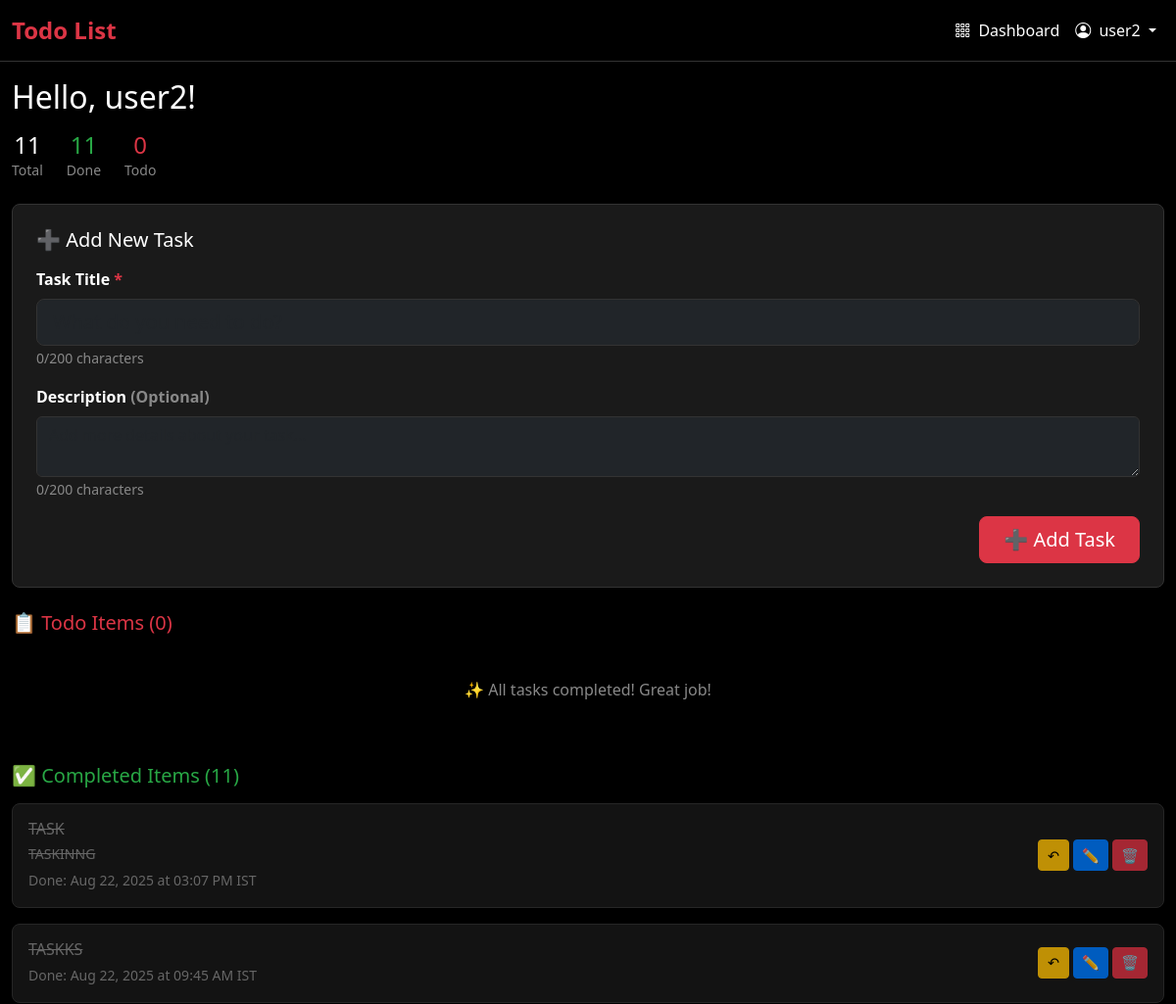
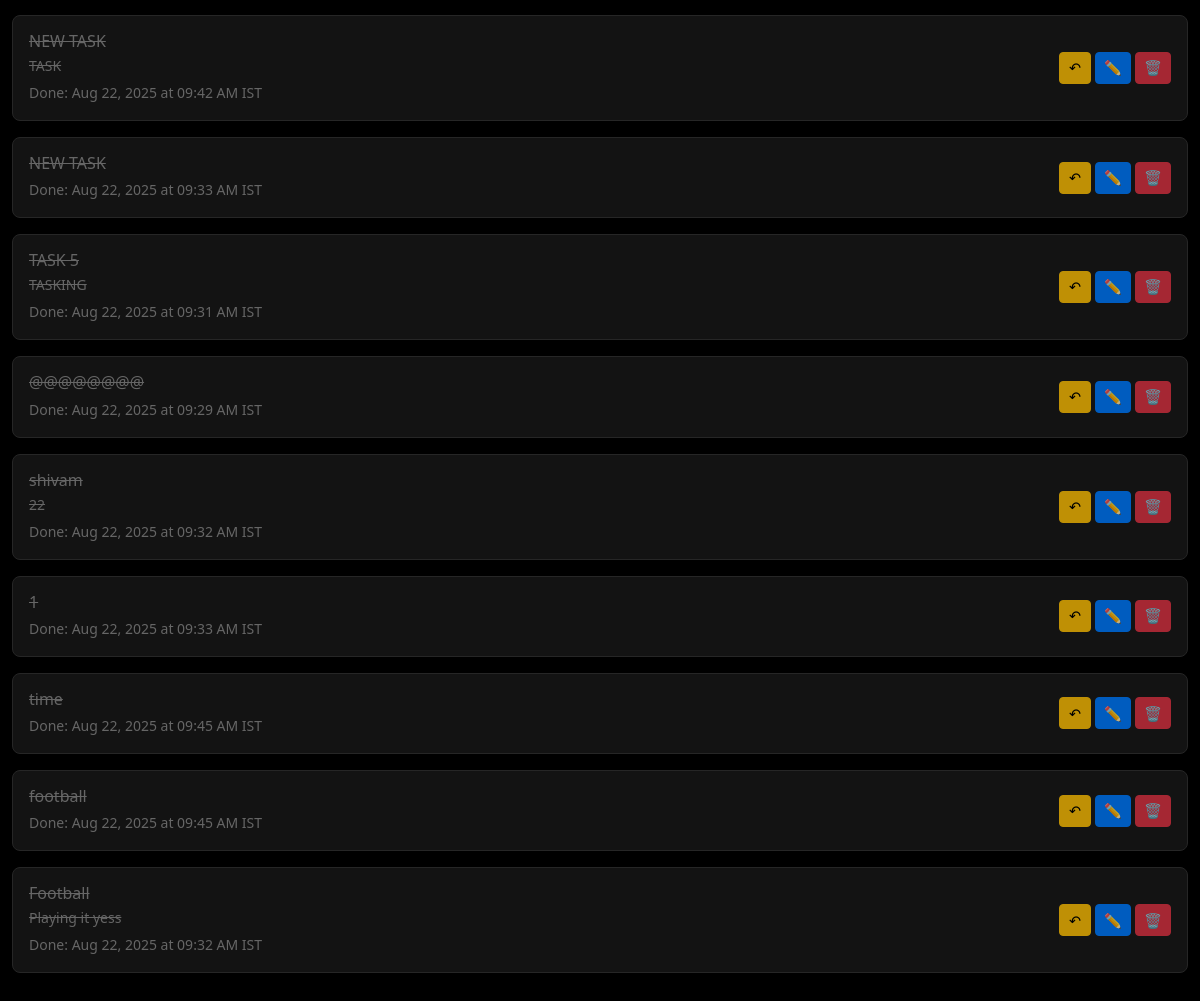
Page /dashboard (signed in) on the committed database (2 pictures, top to bottom).
### app.py (models this page shows, shortened)
class User(db.Model):
    id = db.Column(db.Integer, primary_key=True)
    username = db.Column(db.String(80), unique=True, nullable=False)
    password_hash = db.Column(db.String(128), nullable=False)
    created_at = db.Column(db.DateTime, default=datetime.utcnow)
    tasks = db.relationship('Task', backref='user', lazy=True, cascade='all, delete-orphan')

class Task(db.Model):
    id = db.Column(db.Integer, primary_key=True)
    title = db.Column(db.String(200), nullable=False)
    description = db.Column(db.Text)
    completed = db.Column(db.Boolean, default=False, nullable=False)
    created_at = db.Column(db.DateTime, default=datetime.utcnow)
    updated_at = db.Column(db.DateTime, default=datetime.utcnow, onupdate=datetime.utcnow)
    user_id = db.Column(db.Integer, db.ForeignKey('user.id'), nullable=False)

### app.py (the view)
@app.route('/dashboard')
@login_required
def dashboard():
    user = User.query.get(session['user_id'])
    if not user:
        session.clear()
        flash('User not found. Please log in again.', 'error')
        return redirect(url_for('login'))
    search_query = request.args.get('search', '').strip()
    tasks_query = Task.query.filter_by(user_id=user.id)
    if search_query:
        tasks_query = tasks_query.filter(Task.title.contains(search_query))
    tasks = tasks_query.order_by(Task.created_at.desc()).all()
    total_tasks = len(tasks) if search_query else Task.query.filter_by(user_id=user.id).count()
    completed_tasks = len([t for t in tasks if t.completed])
    incomplete_tasks = total_tasks - completed_tasks
    return render_template('dashboard.html',
                         user=user,
                         tasks=tasks,
                         total_tasks=total_tasks,
                         completed_tasks=completed_tasks,
                         incomplete_tasks=incomplete_tasks,
                         search_query=search_query,
                         convert_utc_to_ist=convert_utc_to_ist)

### app.py (called while the page is built)
def convert_utc_to_ist(utc_datetime):
    if utc_datetime is None:
        return None
    if utc_datetime.tzinfo is None:
        utc_datetime = utc_datetime.replace(tzinfo=timezone.utc)
    ist_datetime = utc_datetime.astimezone(IST)
    return ist_datetime

@app.template_filter('ist')
def ist_filter(utc_datetime):
    return convert_utc_to_ist(utc_datetime)

def login_required(f):
    from functools import wraps
    @wraps(f)
    def decorated_function(*args, **kwargs):
        if 'user_id' not in session:
            flash('Please log in to access this page.', 'error')
            return redirect(url_for('login'))
        return f(*args, **kwargs)
    return decorated_function

### templates/dashboard.html (shortened to what this page needs)
{% extends "base.html" %}
{% block content %}
<div class="row mb-4">
    <div class="col-12">
        <h2 class="text-white mb-3">Hello, {{ user.username }}!</h2>
        <div class="d-flex gap-4 text-center">
            <div>
                <span class="text-white h4">{{ total_tasks }}</span>
                <small class="d-block text-muted">Total</small>
            </div>
            <div>
                <span class="text-success h4">{{ completed_tasks }}</span>
                <small class="d-block text-muted">Done</small>
            </div>
            <div>
                <span style="color: var(--accent-color);" class="h4">{{ incomplete_tasks }}</span>
                <small class="d-block text-muted">Todo</small>
            </div>
        </div>
    </div>
</div>
<div class="row mb-4">
    <div class="col-12">
        <div class="simple-task-item p-4">
            <h5 class="text-white mb-3">➕ Add New Task</h5>
            <form method="POST" action="{{ url_for('add_task') }}" id="addTaskForm">
                <div class="mb-3">
                    <label for="title" class="form-label text-white fw-semibold">
                        Task Title <span class="text-danger">*</span>
                    </label>
                    <input type="text"
                           class="form-control form-control-lg bg-dark border-secondary text-white"
                           id="title"
                           name="title"
                           required
                           maxlength="200"
                           placeholder="What do you need to do?"
                           autocomplete="off">
                    <small class="text-muted">
                        <span id="titleCounter">0</span>/200 characters
                    </small>
                </div>
                <div class="mb-3">
                    <label for="description" class="form-label text-white fw-semibold">
                        Description <span class="text-muted">(Optional)</span>
                    </label>
                    <textarea class="form-control bg-dark border-secondary text-white"
                              id="description"
                              name="description"
                              rows="2"
                              maxlength="200"
                              placeholder="Add more details about your task..."></textarea>
                    <small class="text-muted">
                        <span id="descriptionCounter">0</span>/200 characters
                    </small>
                </div>
                <div class="text-end">
                    <button type="submit" class="btn btn-lg px-4" style="background-color: var(--accent-color); border-color: var(--accent-color); color: white;">
                        ➕ Add Task
                    </button>
                </div>
            </form>
        </div>
    </div>
</div>
<div class="row">
    <div class="col-12">
        <div class="mb-4">
            <h5 style="color: var(--accent-color); margin-bottom: 20px;">📋 Todo Items ({{ incomplete_tasks }})</h5>
            {% set incomplete_tasks_list = tasks|selectattr("completed", "equalto", false)|list %}
            {% if incomplete_tasks_list %}
                {% for task in incomplete_tasks_list %}
                    <div class="simple-task-item mb-3 p-3" data-task-id="{{ task.id }}">
                        <div class="d-flex justify-content-between align-items-center">
                            <div class="flex-grow-1">
                                <h6 class="mb-1 text-white">{{ task.title }}</h6>
                                {% if task.description %}
                                    <p class="mb-1 text-muted small">{{ task.description }}</p>
                                {% endif %}
                                <small class="text-muted">{{ (task.created_at | ist).strftime('%b %d, %Y at %I:%M %p IST') }}</small>
                            </div>
                            <div class="d-flex gap-1">
                                <form method="POST" action="{{ url_for('toggle_task', task_id=task.id) }}" style="display: inline;">
                                    <input type="hidden" name="csrf_token" value="{{ csrf_token() }}"/>
                                    <button type="submit" class="btn btn-success btn-sm" title="Mark Complete">
                                        ✓
                                    </button>
                                </form>
                                <a href="{{ url_for('edit_task', task_id=task.id) }}"
                                   class="btn btn-primary btn-sm"
                                   title="Edit">
                                   ✏️
                                </a>
                                <button type="button"
                                        class="btn btn-danger btn-sm delete-task-btn"
                                        data-task-id="{{ task.id }}"
                                        data-task-title="{{ task.title }}"
                                        title="Delete">
                                    🗑️
                                </button>
                            </div>
                        </div>
                    </div>
                {% endfor %}
            {% else %}
                <div class="text-center py-4">
                    <p class="text-muted">✨ All tasks completed! Great job!</p>
                </div>
            {% endif %}
        </div>
        {% set completed_tasks_list = tasks|selectattr("completed", "equalto", true)|list %}
        {% if completed_tasks_list %}
        <div class="mb-4">
            <h5 class="text-success mb-3">✅ Completed Items ({{ completed_tasks }})</h5>
            {% for task in completed_tasks_list %}
                <div class="simple-task-item mb-3 p-3 opacity-75" data-task-id="{{ task.id }}">
                    <div class="d-flex justify-content-between align-items-center">
                        <div class="flex-grow-1">
                            <h6 class="mb-1 text-muted text-decoration-line-through">{{ task.title }}</h6>
                            {% if task.description %}
                                <p class="mb-1 text-muted small text-decoration-line-through">{{ task.description }}</p>
                            {% endif %}
                            <small class="text-muted">Done: {{ (task.updated_at | ist).strftime('%b %d, %Y at %I:%M %p IST') }}</small>
                        </div>
                        <div class="d-flex gap-1">
                            <form method="POST" action="{{ url_for('toggle_task', task_id=task.id) }}" style="display: inline;">
                                <button type="submit" class="btn btn-warning btn-sm" title="Mark Incomplete">
                                    ↶
                                </button>
                            </form>
                            <a href="{{ url_for('edit_task', task_id=task.id) }}"
                               class="btn btn-primary btn-sm"
                               title="Edit">
                               ✏️
                            </a>
                            <button type="button"
                                    class="btn btn-danger btn-sm delete-task-btn"
                                    data-task-id="{{ task.id }}"
                                    data-task-title="{{ task.title }}"
                                    title="Delete">
                                🗑️
                            </button>
                        </div>
                    </div>
                </div>
            {% endfor %}
        </div>
        {% endif %}
    </div>
</div>
{% endblock %}

### templates/base.html (shortened to what this page needs)
<!DOCTYPE html>
<html lang="en">
<head>
    <link href="https://cdn.jsdelivr.net/npm/bootstrap@5.3.0/dist/css/bootstrap.min.css" rel="stylesheet">
    <link rel="stylesheet" href="https://cdn.jsdelivr.net/npm/bootstrap-icons@1.10.0/font/bootstrap-icons.css">
</head>
<body>
    <nav class="navbar navbar-expand-lg navbar-dark navbar-custom fixed-top">
        <div class="container">
            <a class="navbar-brand" href="{{ url_for('index') }}">
                Todo List
            </a>
            <div class="collapse navbar-collapse" id="navbarNav">
                <ul class="navbar-nav ms-auto">
                    {% if session.user_id %}
                        <li class="nav-item">
                            <a class="nav-link" href="{{ url_for('dashboard') }}">
                                <i class="bi bi-grid-3x3-gap me-1"></i>
                                Dashboard
                            </a>
                        </li>
                        <li class="nav-item dropdown">
                            <a class="nav-link dropdown-toggle" href="#" id="navbarDropdown" role="button" data-bs-toggle="dropdown">
                                <i class="bi bi-person-circle me-1"></i>
                                {{ session.username }}
                            </a>
                        </li>
                    {% endif %}
                </ul>
            </div>
        </div>
    </nav>
    <div class="container main-container">
            {% block content %}{% endblock %}
        </div>
</body>
</html>

### templates/base.html (style rules this page uses)
:root { --primary-color: #000000; --secondary-color: #1a1a1a; --accent-color: #dc3545; --success-color: #28a745; --warning-color: #ffc107; --danger-color: #dc3545; --light-bg: #f8f9fa; --dark-bg: #000000; --text-color: #ffffff; --muted-color: #888888; }
body { background-color: #000000; color: #ffffff; min-height: 100vh; font-family: 'Segoe UI', Tahoma, Geneva, Verdana, sans-serif; }
.container { max-width: 1400px; }
.navbar-custom { background: #000000; border-bottom: 1px solid #333333; }
.navbar-brand { font-weight: 600; font-size: 1.5rem; color: var(--accent-color) !important; }
.navbar-nav .nav-link { color: #ffffff !important; }
.main-container { margin-top: 0; padding-top: 5rem; margin-bottom: 2rem; min-height: calc(100vh - 200px); }
.btn-sm { font-size: 0.9rem; min-width: 32px; height: 32px; display: inline-flex; align-items: center; justify-content: center; }
.btn-primary { background-color: #007bff !important; border-color: #007bff !important; }
.btn-danger { background-color: var(--danger-color) !important; border-color: var(--danger-color) !important; }
.btn-warning { background-color: var(--warning-color) !important; border-color: var(--warning-color) !important; color: #000000 !important; }
.form-control, .form-select { background-color: #2a2a2a; border: 1px solid #333333; color: #ffffff; }
.form-label { color: #ffffff; }
.text-muted { color: #888888 !important; }
.border-secondary { border-color: #333333 !important; }
.text-success { color: var(--success-color) !important; }
.simple-task-item { background: #1a1a1a; border: 1px solid #333333; border-radius: 8px; transition: all 0.2s ease; }
small { color: #888888; }
.btn { color: inherit; }
@media (min-width: 1200px) { .container { max-width: 1200px; } }

### rows in the picture
User: username "user2"
Task: title "TASK", description "TASKINNG", updated_at "Aug 22, 2025 at 03:07 PM IST"
Task: title "TASKKS", updated_at "Aug 22, 2025 at 09:45 AM IST"
Task: title "NEW TASK", description "TASK", updated_at "Aug 22, 2025 at 09:42 AM IST"
Task: title "NEW TASK", updated_at "Aug 22, 2025 at 09:33 AM IST"
Task: title "TASK 5", description "TASKING", updated_at "Aug 22, 2025 at 09:31 AM IST"
Task: title "@@@@@@@@", updated_at "Aug 22, 2025 at 09:29 AM IST"
Task: title "shivam", description "22", updated_at "Aug 22, 2025 at 09:32 AM IST"
Task: title "1", updated_at "Aug 22, 2025 at 09:33 AM IST"
Task: title "time", updated_at "Aug 22, 2025 at 09:45 AM IST"
Task: title "football", updated_at "Aug 22, 2025 at 09:45 AM IST"
Task: title "Football", description "Playing it yess", updated_at "Aug 22, 2025 at 09:32 AM IST"

### other values in the picture
{{ total_tasks }} "11"
{{ completed_tasks }} "11"
{{ incomplete_tasks }} "0"
